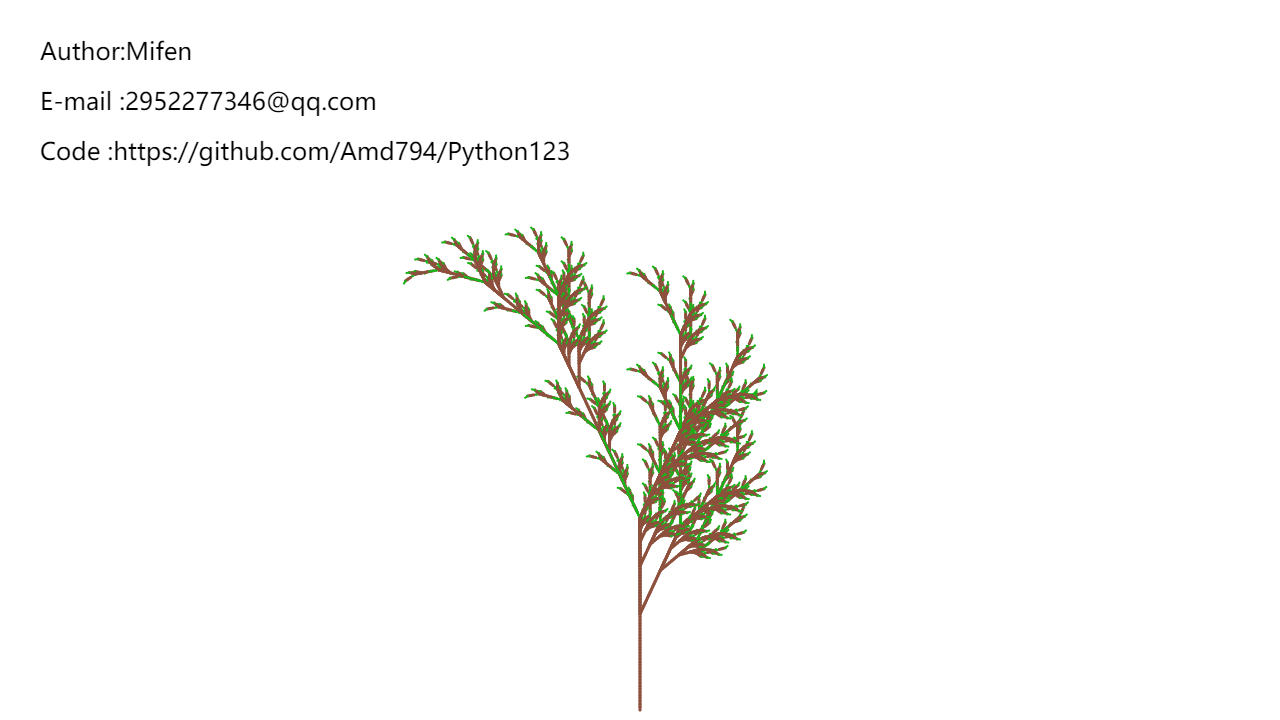

Python code for this plot:
# -*- coding: utf-8 -*-
# Time    : 2019/4/5 22:27
# Author  : Mifen
# Email   : 2952277346@qq.com
# Github  : https://github.com/Amd794


import time
import turtle as t
from turtle import *
t.setup(1280,720)
t.speed(0)
t.pensize(1)
length = 3
path = 'X'
angle = 25
up()
color("#262626;")
goto(-600, 300)
write('Author:Mifen', font=("微软雅黑", 18))
goto(-600, 250)
write('E-mail :2952277346@qq.com', font=("微软雅黑", 18))
goto(-600, 200)
write('Code :https://github.com/Amd794/Python123', font=("微软雅黑", 18))
goto(-600, -350)
down()
expalnation = {
    'F': '画线',
    'x': '-',
    '+': '逆时针旋转',
    '-': '顺时针旋转',
    '[': '记录当前位置',
    ']': '恢复上一个位置',
    'a': '上色',
    'b': '上色',
    'c': '上色'
}
rules = {
    'F': 'FF',
    'X': 'aF-[b[X]+cX]+aF[c+FX]-X'
}


def draw_path(path, expalnation):
    posList, angleList = [], []
    t.up()
    t.goto(0, -350)
    t.down()
    t.lt(90)
    for symbol in path:
        if symbol == 'F':
            t.forward(length)
        elif symbol == '+':
            t.left(angle)
        elif symbol == '-':
            t.rt(angle)
        elif symbol == '[':
            posList.append(t.pos())
            angleList.append(t.heading())
        elif symbol == 'a':
            t.pensize(3)
            t.color("#8c503c")
        elif symbol == 'b':
            t.pensize(2)
            t.color("#4ab441")
        elif symbol == 'c':
            t.pensize(2)
            t.color("#18b418")
        elif symbol == ']':
            t.up()
            t.home()
            t.goto(posList.pop())
            t.left(angleList.pop())
            t.down()


def apply_rules(path, rules):
    L = [_ for _ in path]
    for i in range(len(L)):
        symbol = L[i]
        if symbol == 'F':
            L[i] = rules[symbol]
        if symbol == 'X':
            L[i] = rules[symbol]
    path = ''.join(L)
    return path


for _ in range(6):
    path = apply_rules(path, rules)
draw_path(path, expalnation)
